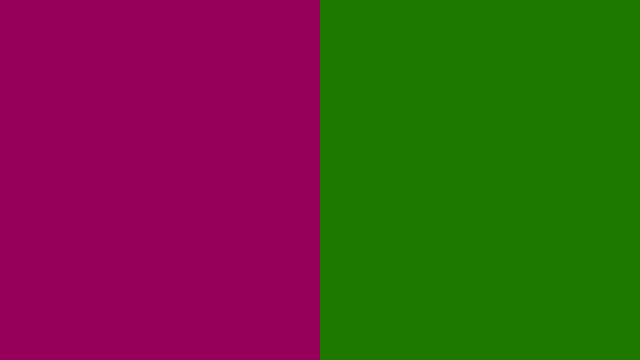
Frame 1 (no input)
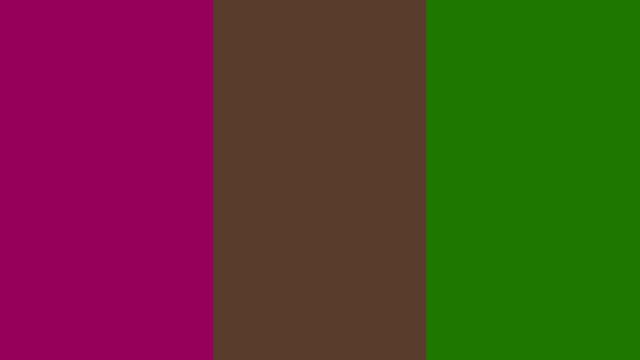
Frame 2 (the mouse pressed at the canvas centre, redrawn once)

The Processing sketch that drew these frames (run headless with seeded random() and noise(); the mouse was pressed at the canvas centre and the sketch redrawn once):

// Processing sketch: processing_100490
// ── processing_100490.pde

// Build an array of colors.
// Initial screen shows two colors.
// Each mouse press adds a child color between the two parents, until nmax is reached, when it starts over.

int n, nmax;
int r1=150,g1=0,b1=90, r2=30,g2=120,b2=0;
color leftcolor=color(r1,g1,b1);
color rightcolor=color(r2,g2,b2);
float wd;

void setup() {
  size(640, 360);
  noStroke();
  noLoop();
  n=2;
  nmax=7;
}

void draw() {
  wd=float(width)/float(n);
  for(int i = 0; i<=n; i++) {
    float x=float(i)/float(n-1);
    color inter = lerpColor(leftcolor, rightcolor, x);
    fill(inter);
    rect(wd*i,0,wd,height);
  }  
} 

void mousePressed() {
  n+=1;
  redraw();
  if (n >= nmax) { n = 1; } 
}
